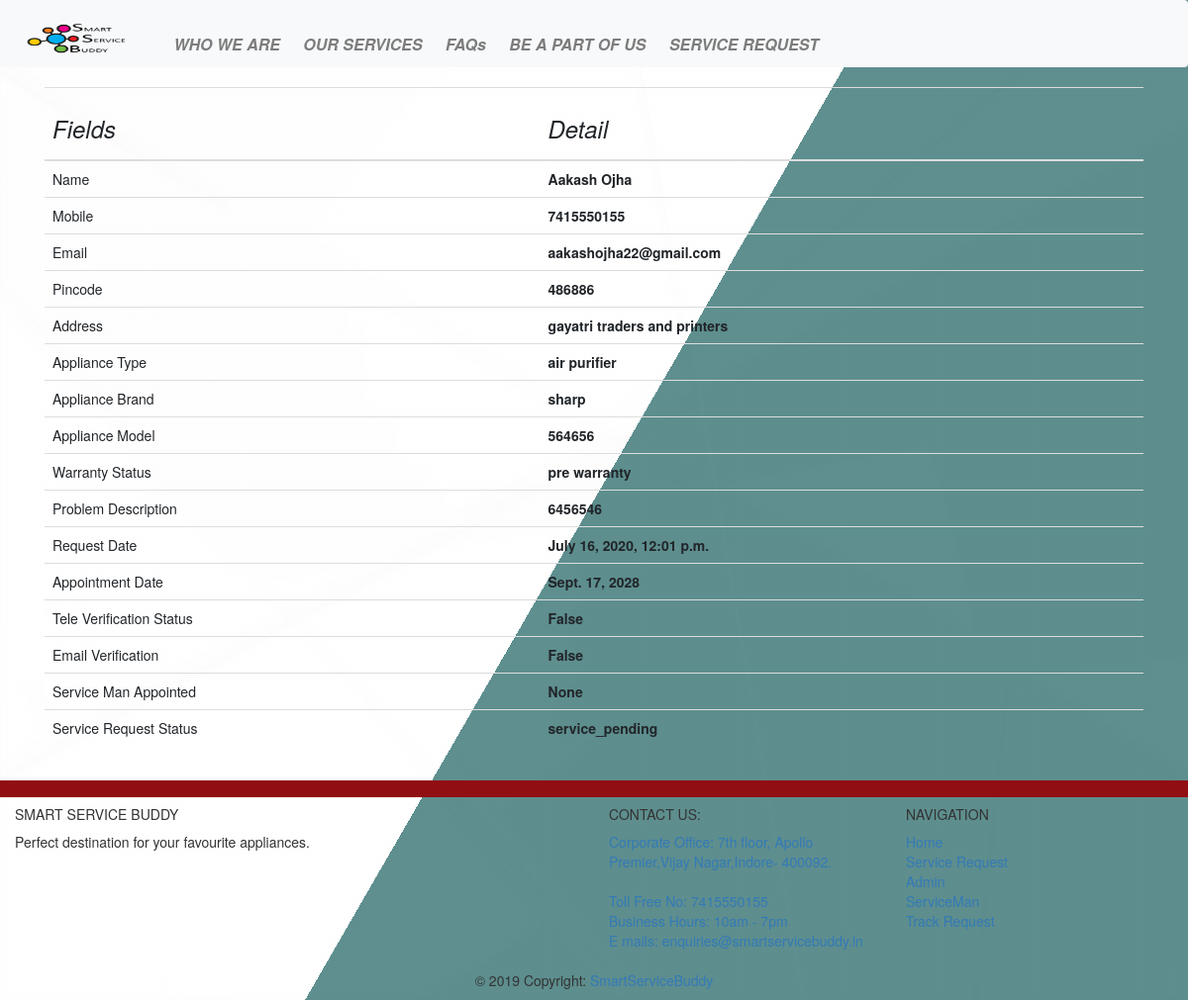
Screenshot of /request_detail/62/ with the database file from the repository.
### client_request/models.py (models this page shows, shortened)
class ClientRequest(models.Model):
    name = models.CharField(max_length=50)
    mobile = models.PositiveIntegerField()
    email = models.EmailField()
    pincode = models.PositiveIntegerField()
    address = models.CharField(max_length=100)
    appliance_type  = models.CharField(max_length=50,choices=sorted(appliance_type_CHOICES))
    appliance_brand = models.CharField(max_length=50,choices=sorted(appliance_brand_CHOICES))
    appliance_model = models.CharField(max_length=50)
    warranty = models.CharField(max_length=50,choices=(warranty_CHOICES))
    problem_description = models.CharField(max_length=200,blank=True,null=True)
    request_date = models.DateTimeField(default=timezone.now)
    appointment_date= models.DateField()
    appointment_time = models.TimeField(blank=True,null=True)
    verfication_status = models.BooleanField(default=False)
    service_man = models.ForeignKey(ServiceManInfo, related_name='serivce_man_appointed', on_delete=models.CASCADE,null=True,blank=True)
    email_verification =  models.BooleanField(default=False)
    charge = models.PositiveIntegerField(blank=True,null=True)
    request_status=models.CharField(max_length=50,choices=(request_status_CHOICES),blank=True,null=True,default='service_pending')

### client_request/views.py (the view)
# urls.py: path('request_detail/<int:pk>/',views.RequestDetailView.as_view(),name='request_detail'),
class RequestDetailView(DetailView):
    model = ClientRequest
    template_name = 'request_detail.html'

### client_request/templates/request_detail.html (shortened to what this page needs)
{% extends 'base.html' %}
{% block content %}
<div class="container">
    <table class="table table-hover">
  <tbody class=".table-hover">
  <thead>
    <tr>
      <th scope="col"><i><h3>Fields</h3></i></th>
      <th scope="col"><i><h3>Detail</h3></i></th>
    </tr>
  </thead>
    <tr>
      <td scope="row">Name</td>
      <td><b>{{clientrequest.name}}</b></td>
    </tr>
    <tr>
      <td scope="row">Mobile</td>
      <td><b>{{clientrequest.mobile}}</b></td>
    </tr>
   <tr>
      <td scope="row">Email</td>
      <td><b>{{clientrequest.email}}</b></td>
    </tr>
   <tr>
      <td scope="row">Pincode</td>
      <td><b>{{clientrequest.pincode}}</b></td>
    </tr>
   <tr>
      <td scope="row">Address</td>
      <td><b>{{clientrequest.address}}</b></td>
    </tr>
   <tr>
      <td scope="row">Appliance Type</td>
      <td><b>{{clientrequest.appliance_type}}</b></td>
    </tr>
   <tr>
      <td scope="row">Appliance Brand</td>
      <td><b>{{clientrequest.appliance_brand}}</b></td>
    </tr>
 <tr>
      <td scope="row">Appliance Model</td>
      <td><b>{{clientrequest.appliance_model}}</b></td>
    </tr>
   <tr>
      <td scope="row">Warranty Status</td>
      <td><b>{{clientrequest.warranty}}</b></td>
    </tr>
   <tr>
      <td scope="row">Problem Description</td>
      <td><b>{{clientrequest.problem_description}}</b></td>
    </tr>
   <tr>
      <td scope="row">Request Date</td>
      <td><b>{{clientrequest.request_date}}</b></td>
    </tr>
     <tr>
      <td scope="row">Appointment Date</td>
      <td><b>{{clientrequest.appointment_date}}</b></td>
    </tr>
     <tr>
      <td scope="row">Tele Verification Status</td>
      <td><b>{{clientrequest.verfication_status}}</b></td>
    </tr>
     <tr>
      <td scope="row">Email Verification</td>
      <td><b>{{clientrequest.email_verification}}</b></td>
    </tr>
    <tr>
      <td scope="row">Service Man Appointed</td>
      <td><b>{{clientrequest.service_man}}</b></td>
    </tr>
     <tr>
      <td scope="row">Service Request Status</td>
      <td><b>{{clientrequest.request_status}}</b></td>
    </tr>
  </tbody>
</table>
</div>
{% endblock %}

### rows the page displays
ClientRequest: name "Aakash Ojha", mobile "7415550155", email "aakashojha22@gmail.com", pincode "486886", address "gayatri traders and printers", appliance_type "air purifier", appliance_brand "sharp", appliance_model "564656", warranty "pre warranty", problem_description "6456546", request_date "July 16, 2020, 12:01 p.m.", appointment_date "Sept. 17, 2028", verfication_status "False", email_verification "False", service_man "None", request_status "service_pending"
